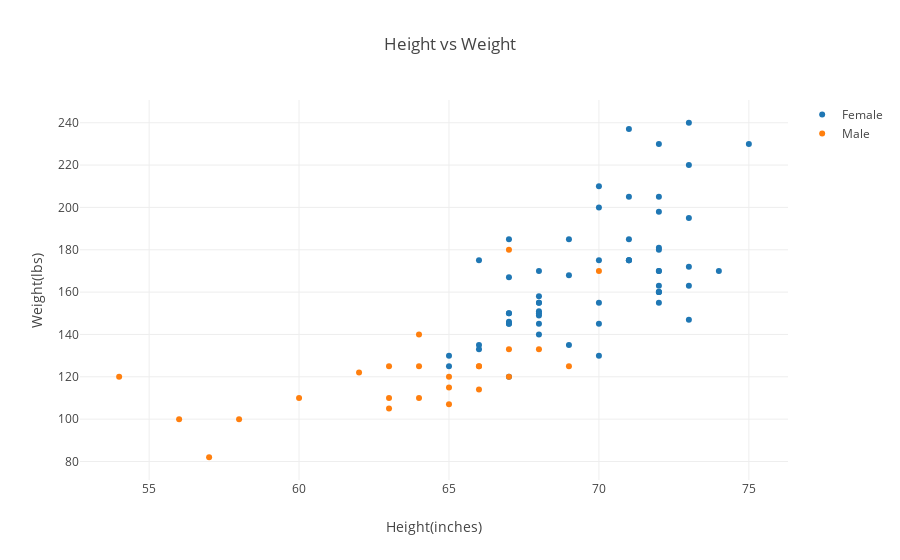

Source (notebook cell):
### Code cell
iplot(figure)

### Figure 1 — Plotly figure (JSON) as saved in the notebook; plotly's stock layout.template omitted (floating-point values rounded to 4 significant figures)
{"data": [{"mode": "markers", "name": "Female", "type": "scatter", "uid": "f63a28", "x": [72, 72, 72, 72, 72, 73, 68, 75, 74, 68, 67, 66, 67, 69, 68, 71, 71, 72, 68, 68, 68, 67, 70, 71, 70, 67, 68, 72, 73, 68, 72, 71, 67, 67, 70, 72, 70, 73, 69, 73, 72, 72, 71, 71, 66, 66, 72, 73, 67, 70, 65, 65, 67, 73, 69, 70, 68], "y": [155, 230, 163, 198, 170, 240, 149, 230, 170, 155, 150, 135, 146, 185, 158, 175, 185, 160, 155, 151, 145, 167, 155, 175, 200, 150, 150, 181, 220, 170, 205, 237, 185, 145, 210, 160, 130, 147, 168, 172, 180, 170, 175, 205, 175, 133, 160, 163, 120, 175, 130, 125, 145, 195, 135, 145, 140]}, {"mode": "markers", "name": "Male", "type": "scatter", "uid": "f4e942", "x": [63, 66, 64, 67, 57, 66, 54, 58, 68, 65, 70, 64, 64, 63, 60, 69, 65, 67, 62, 66, 65, 63, 67, 56], "y": [105, 125, 125, 120, 82, 125, 120, 100, 133, 107, 170, 110, 140, 110, 110, 125, 120, 180, 122, 114, 115, 125, 133, 100]}], "layout": {"autosize": true, "title": "Height vs Weight", "xaxis": {"autorange": true, "range": [52.71, 76.29], "title": "Height(inches)", "type": "linear"}, "yaxis": {"autorange": true, "range": [70.43, 251.6], "title": "Weight(lbs)", "type": "linear"}}}
